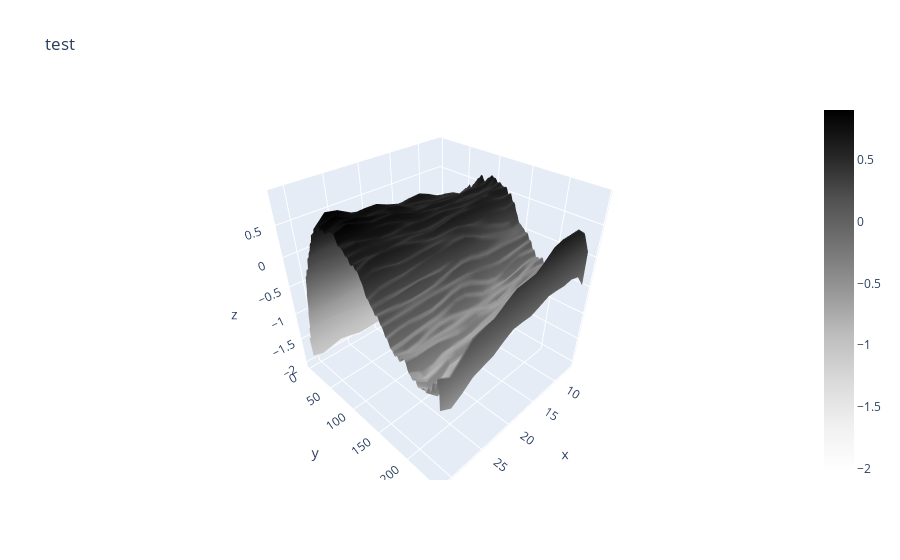

Notebook cell for this chart:
### Code cell
# Graphing the filtered flattened surface with plotly
print('plotting the last one')
fig = go.Figure(data=go.Surface(x=xseggrid[i],y=yseggrid[i],z=sollast_FT_filtered_IFT_real, colorscale="greys"))
fig.update_layout(scene = dict(
            xaxis_title='x',
            yaxis_title='y',
            zaxis_title='z'),
            title='test')

### Figure 1 — Plotly figure (JSON) as saved in the notebook; plotly's stock layout.template omitted (floating-point values rounded to 4 significant figures; data arrays with more than 128 entries replaced by an {"elided": "..."} marker saying what was removed)
{"data": [{"colorscale": [[0, "rgb(255,255,255)"], [0.125, "rgb(240,240,240)"], [0.25, "rgb(217,217,217)"], [0.375, "rgb(189,189,189)"], [0.5, "rgb(150,150,150)"], [0.625, "rgb(115,115,115)"], [0.75, "rgb(82,82,82)"], [0.875, "rgb(37,37,37)"], [1, "rgb(0,0,0)"]], "type": "surface", "x": {"elided": "159x17 float values"}, "y": {"elided": "159x17 float values"}, "z": {"elided": "159x17 float values"}}], "layout": {"scene": {"xaxis": {"title": {"text": "x"}}, "yaxis": {"title": {"text": "y"}}, "zaxis": {"title": {"text": "z"}}}, "title": {"text": "test"}}}
